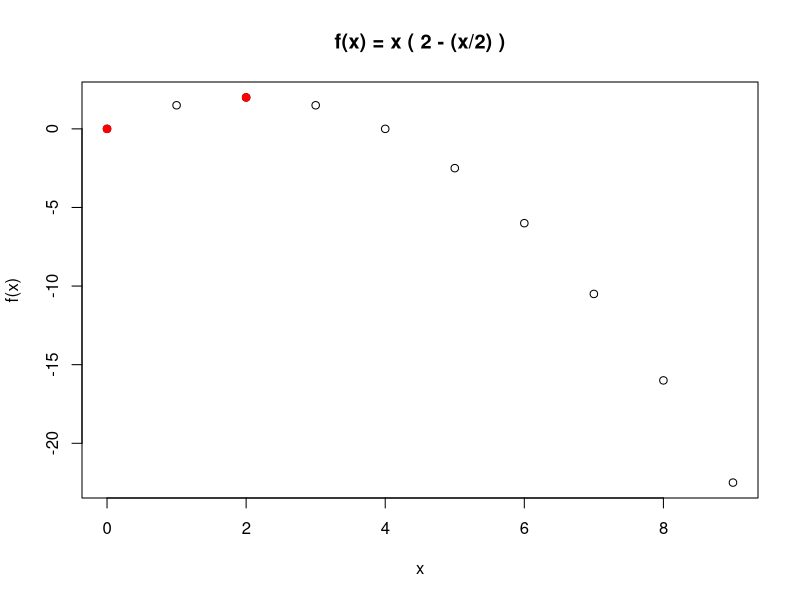
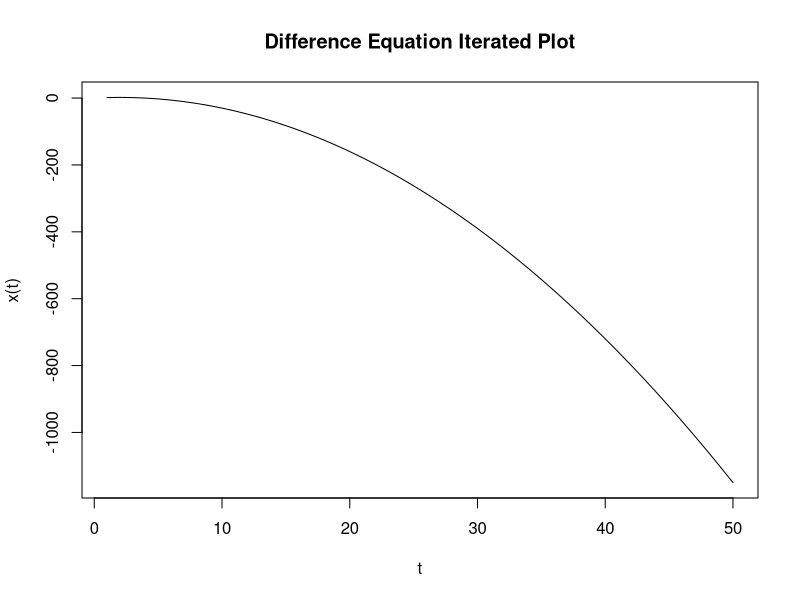
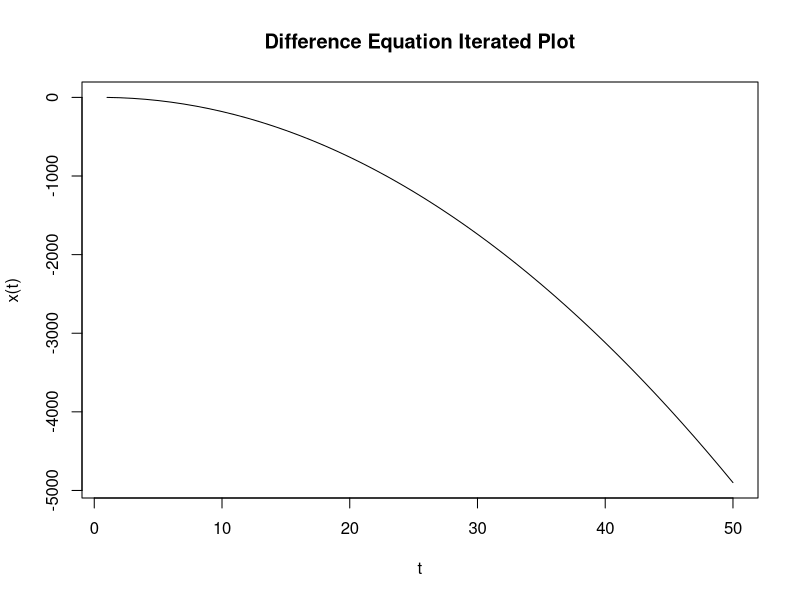
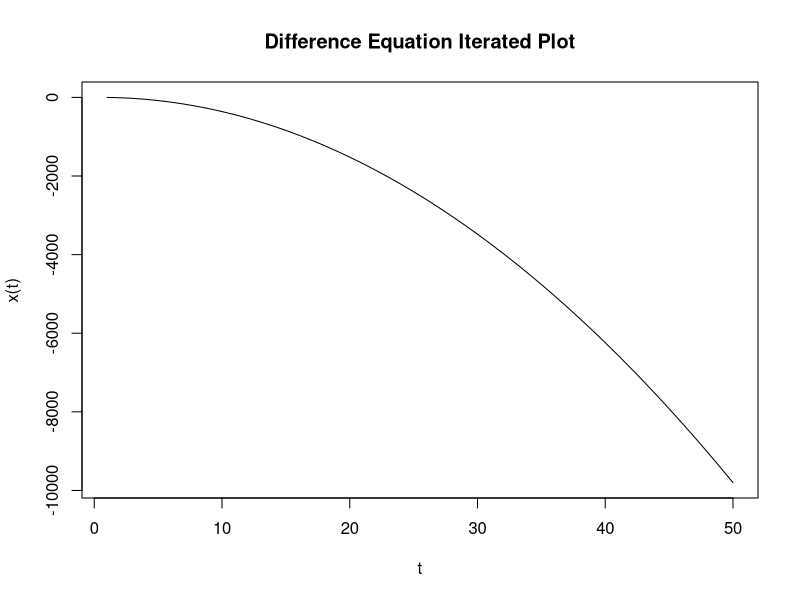

Write R code to recreate these figures, in order.
# Patrick Mann
# Chapter 1 Exercises
# pmann.chapter1.R


# 1.

dervPoly <- function(Poly1) {
	polyPts <- parsePolynomial(Poly1);
	polyPts$exponents <- polyPts$exponents[
	polyPts$exponents >= 0];
	polyPts$coefficients <- polyPts$coefficients[
	1:length(polyPts$exponents)]
	polyPtsDerv <- parsePolynomial(Poly1);
	polyPtsDerv$exponents <- polyPts$exponents-1;
	polyPtsDerv$exponents <- polyPtsDerv$exponents[
	polyPtsDerv$exponents >= 0];
	polyPtsDerv$coefficients <- polyPts$coefficients*
	polyPts$exponents;
	polyPtsDerv$coefficients <- c(polyPtsDerv$coefficients[
	1:length(polyPtsDerv$exponents)])
	derivative1 <- deparsePolynomial(polyPtsDerv[[2]],
	polyPtsDerv[[1]])
	return(derivative1)
	}

# 2a.

Ques2 <- function(x) {
	return(2*x-0.5*x^2)}
    x_array <- Ques2(0)
    t0 <- 0
	t1 <- 1
	while (length(x_array) < 10) {
		t0 <- t0 + t1;
		x_array <- c(x_array, Ques2(t0))
		}

plot(0:(length(x_array)-1), x_array, main='f(x) = x ( 2 - (x/2) )',
	xlab='x', ylab='f(x)')
p1 <- c(0,2)
q1 <- c(0,2)
points(p1,q1,pch=19,col="red",cex=1)

#red points are the fixed points for function f(x) (aka Ques2())

# 2b.

diffEqImap <- function(x) {
	return (2*x-0.5*x^2)
	}
init_value <- 1;
max_iter <- 50;
p1 <- diffEqImap

mrFunctor <- function(p1)
{plot(init_value:max_iter, 
	do.call( p1, 
	list(x=init_value:max_iter) ),
	type='l', 
	main='Difference Equation Iterated Plot', 		xlab='t',
	ylab='x(t)');
	t0 <- -0.01
	t1 <- 0.01
	t2 <- 1
	while (t2 > 0) {
		t0 <- t0 + t1;
		t2 <- p1(t0)-t0
		}
	x_Fixed <- c(t0)
	t0 <- t1
	t1 <- 0.01
	t2 <- 1
	while (t2 > 0) {
		t0 <- t0 + t1;
		t2 <- p1(t0)-t0
		}
	x_Fixed <- c(x_Fixed, t0)
	return (x_Fixed) }

mrFunctor(p1)

# 3a.

diffEqImap <- function(x) {
	return (2*x-2*x^2)
	}
init_value <- 1;
max_iter <- 50;
p1 <- diffEqImap

mrFunctor <- function(p1)
{plot(init_value:max_iter, 
	do.call( p1, 
	list(x=init_value:max_iter) ),
	type='l', 
	main='Difference Equation Iterated Plot', 		xlab='t',
	ylab='x(t)');
	t0 <- -0.01
	t1 <- 0.01
	t2 <- 1
	while (t2 > 0) {
		t0 <- t0 + t1;
		t2 <- p1(t0)-t0
		}
	x_Fixed <- c(t0)
	t0 <- t1
	t1 <- 0.01
	t2 <- 1
	while (t2 > 0) {
		t0 <- t0 + t1;
		t2 <- p1(t0)-t0
		}
	x_Fixed <- c(x_Fixed, t0)
	return (x_Fixed) }

mrFunctor(p1)

#Yes, the solution found computationally (x_Fixed) matches analytically calculated fixed points ((0,0) and (0.5,0.5).


# 3b.

diffEqImap <- function(x) {
	return (4*x-4*x^2)
	}
init_value <- 1;
max_iter <- 50;
p1 <- diffEqImap

mrFunctor <- function(p1)
{plot(init_value:max_iter, 
	do.call( p1, 
	list(x=init_value:max_iter) ),
	type='l', 
	main='Difference Equation Iterated Plot', 		xlab='t',
	ylab='x(t)');
	t0 <- -0.01
	t1 <- 0.01
	t2 <- 1
	while (t2 > 0) {
		t0 <- t0 + t1;
		t2 <- p1(t0)-t0
		}
	x_Fixed <- c(t0)
	t0 <- t1
	t1 <- 0.01
	t2 <- 1
	while (t2 > 0) {
		t0 <- t0 + t1;
		t2 <- p1(t0)-t0
		}
	x_Fixed <- c(x_Fixed, t0)
	return (x_Fixed) }

mrFunctor(p1)

#Yes, the solution found computationally (x_Fixed) matches analytically calculated fixed points ((0,0) and (0.75,0.75).


